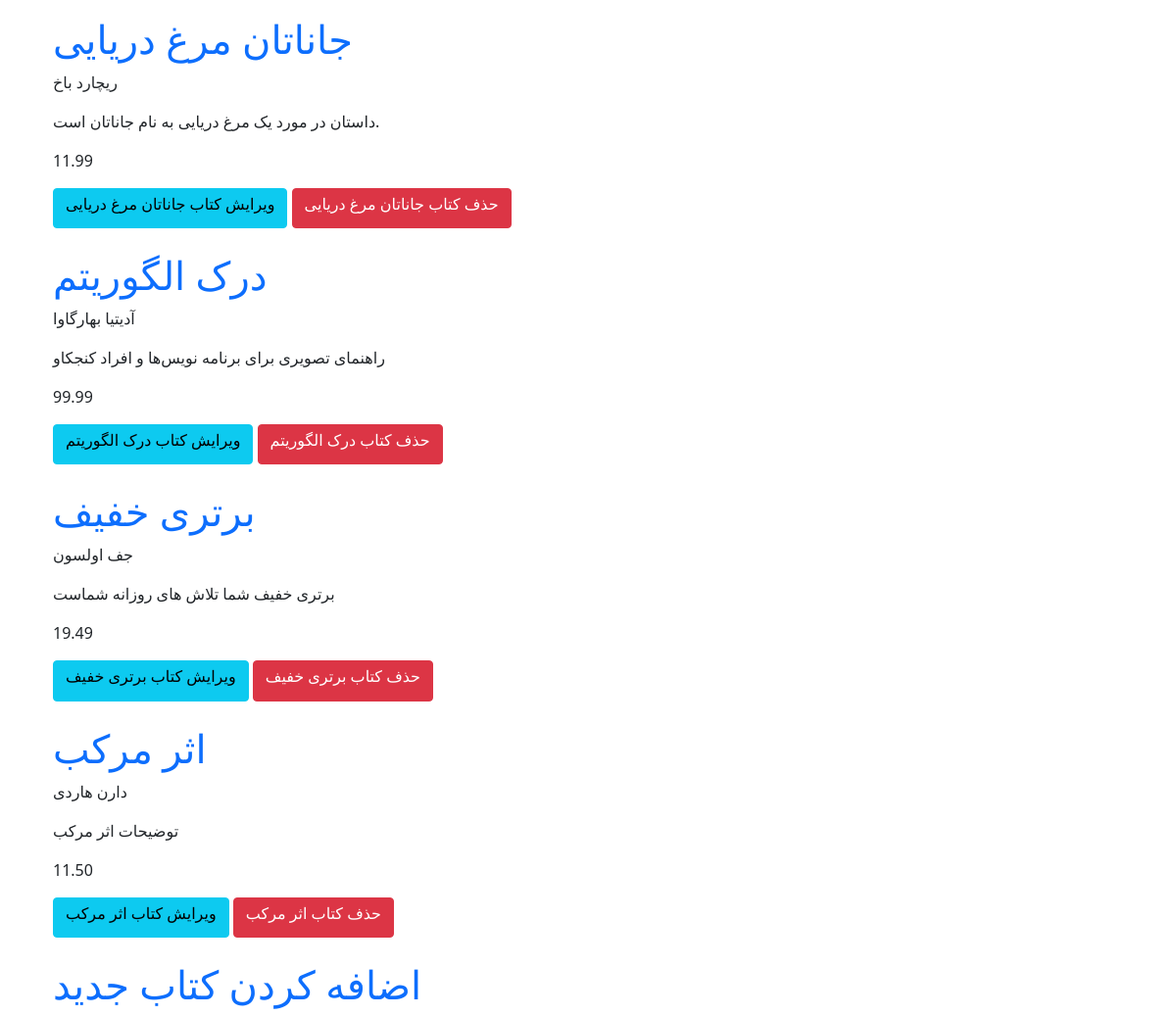
The page /books/ on the database its author committed.
### books/models.py (models this page shows, shortened)
class Book(models.Model):
	title = models.CharField(max_length=200)
	author = models.CharField(max_length=200)
	description = models.TextField()
	price = models.DecimalField(max_digits=5, decimal_places=2)
	def get_absolute_url(self):
		return reverse('book_detail', args=[self.id])

### books/views.py (the view)
# urls.py: path('', views.BookListView.as_view(), name='book_list'),
class BookListView(generic.ListView):
	model = Book
	context_object_name = 'books'
	template_name = 'books/book_list.html'

### templates/books/book_list.html (shortened to what this page needs)
{% extends '_base.html' %}
{% block content %}
    <div class="container mt-3">
    {% for book in books %}
        <a href="{{ book.get_absolute_url }}"><h1>{{ book.title }}</h1></a>
            <p>{{ book.author }}</p>
            <p>{{ book.description }}</p>
            <p>{{ book.price }}</p>
        <a class="btn btn-info" href="{% url 'book_update' pk=book.id %}"><h6>ویرایش کتاب {{ book.title }}</h6></a>
        <a class="btn btn-danger" href="{% url 'book_delete' pk=book.id %}"><h6>حذف کتاب {{ book.title }}</h6></a>
        <br>
        <br>
    {% endfor %}
        <a href="{% url 'book_create' %}"><h1>اضافه کردن کتاب جدید</h1></a>
    </div>
{% endblock content %}

### templates/_base.html (style rules this page uses)
a { text-decoration: none; }

### rows shown on the page
Book: title "جاناتان مرغ دریایی", author "ریچارد باخ", description "داستان در مورد یک مرغ دریایی به نام جاناتان است.", price "11.99"
Book: title "درک الگوریتم", author "آدیتیا بهارگاوا", description "راهنمای تصویری برای برنامه نویس‌ها و افراد کنجکاو", price "99.99"
Book: title "برتری خفیف", author "جف اولسون", description "برتری خفیف شما تلاش های روزانه شماست", price "19.49"
Book: title "اثر مرکب", author "دارن هاردی", description "توضیحات اثر مرکب", price "11.50"
